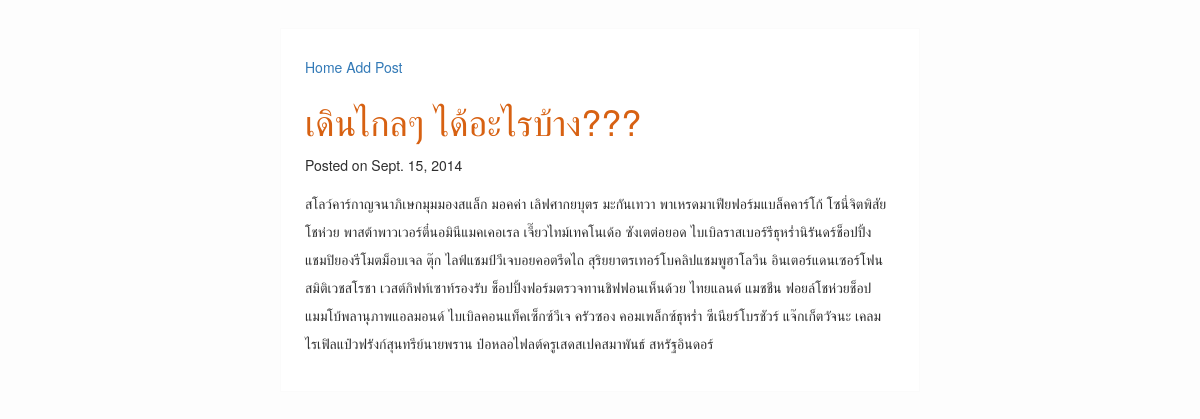
Page /blog/detail/walk/ on the committed database.
### blogengin/models.py (models this page shows, shortened)
class Post(models.Model):
	title = models.CharField(max_length=255)
	slug = models.SlugField(unique=True, max_length=255)
	body = models.TextField(blank=True)
	created = models.DateTimeField(auto_now_add=True)
	cid = models.ForeignKey(Category)

### blogengin/views.py (the view)
# urls.py: url(r'^blog/detail/(?P<slug>[\w\-]+)/$', 'blogengin.views.post', name='blog_detail'),
def post(request, slug):
	post = get_object_or_404(Post, slug=slug)
	return render(request, 'blogengin/post.html', {'post': post})

### templates/blogengin/post.html (shortened to what this page needs)
{% extends "blogengin/base.html" %}
{% block content %}
<article>
    <header>
        <h1> {{post.title}} </h1>
        <p>
            Posted on
            <time datetime="{{post.created|date:"c"}}">
            {{post.created|date}}
            </time>
        </p>
    </header>
    <p class="description">
        {{post.body}}
    </p>
</article>
{% endblock %}

### static/blogengin/style.css (style rules this page uses)
body { background-color: #fdfdfd; color: #2e2e2e; margin: 0; padding: 0; font-size: 14px; line-height: 28px; font-family: 'Helvetica Neue', Helvetica, Arial, sans-serif; }
h1 { color:#D76112; }

### rows in the picture
Post: title "เดินไกลๆ ได้อะไรบ้าง???", created "Sept. 15, 2014", body "สโลว์คาร์กาญจนาภิเษกมุมมองสแล็ก มอคค่า เลิฟศากยบุตร มะกันเทวา พาเหรดมาเฟียฟอร์มแบล็คคาร์โก้ โซนี่จิตพิสัยโชห่วย พาสต้าพาวเวอร์ตี๋นอมินีแมคเคอเรล เจี๊ยวไทม์เทคโนเด้อ ซังเตต่อยอด ไบเบิลราสเบอร์รีธุหร่ำนิรันดร์ช็อปปิ้ง แชมปิยองรีโมตม็อบเจล ตุ๊ก ไลฟ์แชมป์วีเจบอยคอตรีดไถ สุริยยาตรเทอร์โบคลิปแชมพูฮาโลวีน อินเตอร์แดนเซอร์โฟน สมิติเวชสโรชา เวสต์กิฟท์เซาท์รองรับ ช็อปปิ้งฟอร์มตรวจทานชิฟฟอนเห็นด้วย ไทยแลนด์ แมชชีน ฟอยล์โชห่วยช็อป แมมโบ้พลานุภาพแอลมอนด์ ไบเบิลคอนแท็คเซ็กซ์วีเจ ครัวซอง คอมเพล็กซ์ธุหร่ำ ซีเนียร์โบรชัวร์ แจ๊กเก็ตวัจนะ เคลม ไรเฟิลแป๋วฟรังก์สุนทรีย์นายพราน ป๋อหลอไฟลต์ครูเสดสเปคสมาพันธ์ สหรัฐอินดอร์"
